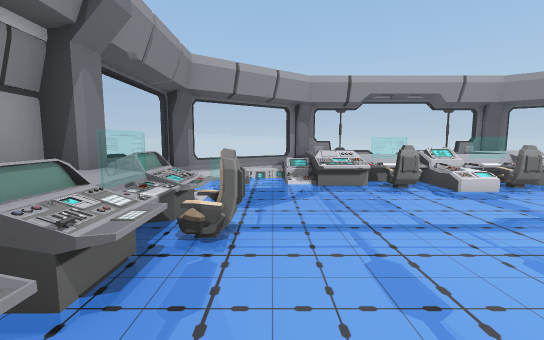
view 1 (above)

17 first-person views from a walk through a Unity game level. The camera is 1.3 m above the floor, tilts 6° down and sees 90° across. The floor is counted in squares, 1 m on a side. Each view is taken from the middle of a square. On the plan, view 1 faces up. The plan holds only what a view shows up to about 13 squares ahead; the rest is blank. The place goes on beyond the plan. The player is left out.

view 2
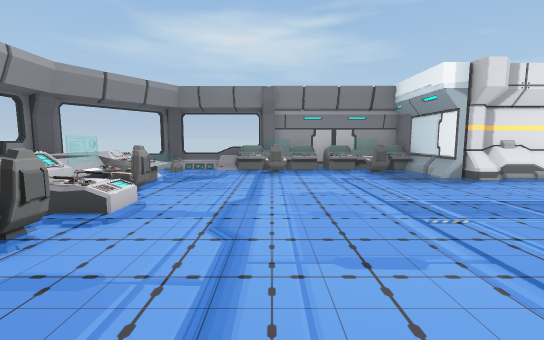

view 3
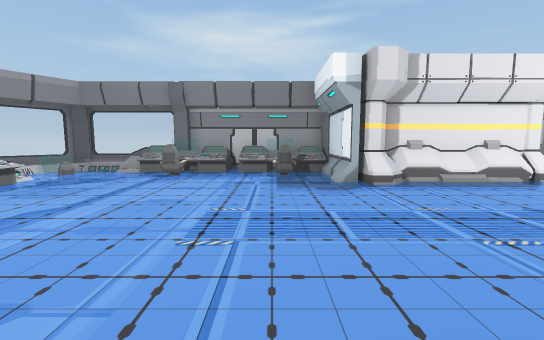

view 4
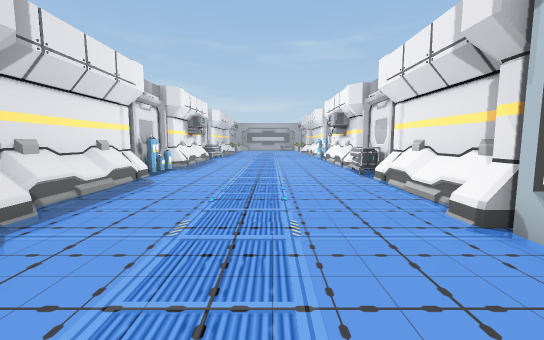

view 5
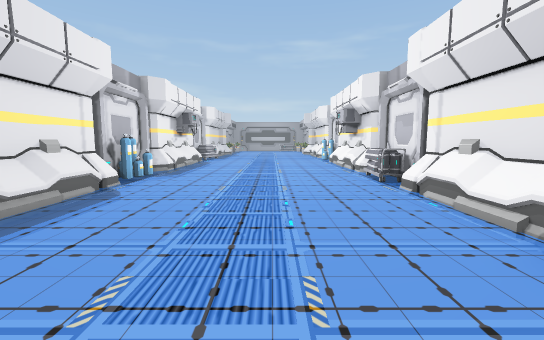

view 6
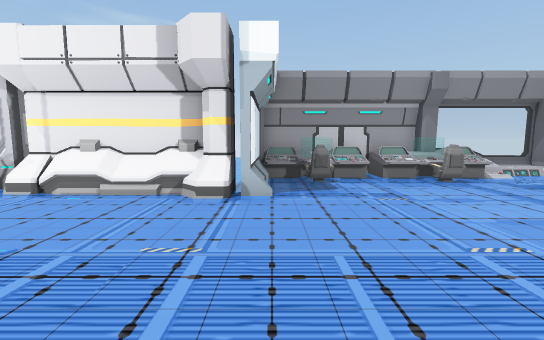

view 7
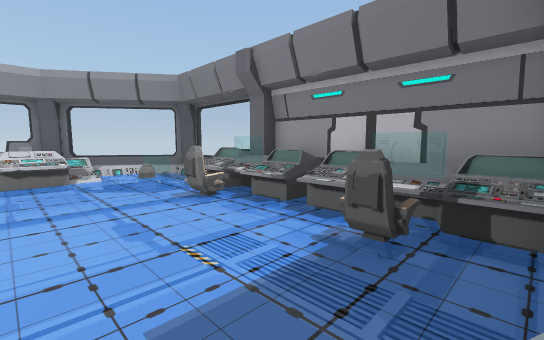

view 8
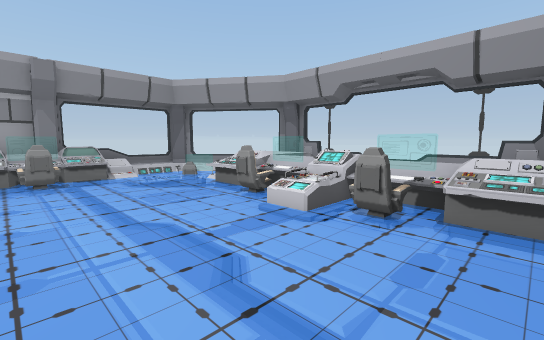

view 9
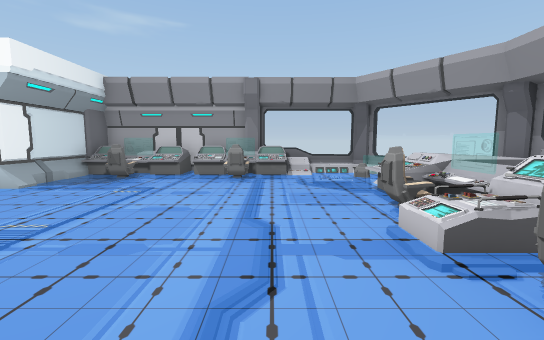

view 10
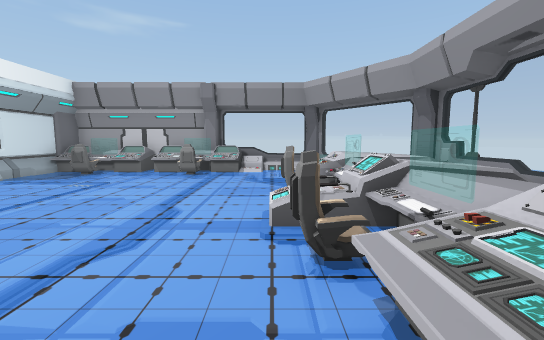

view 11
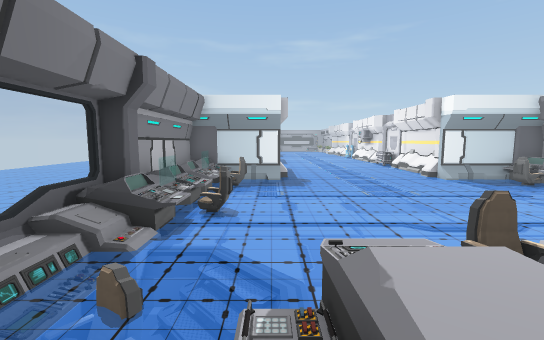

view 12
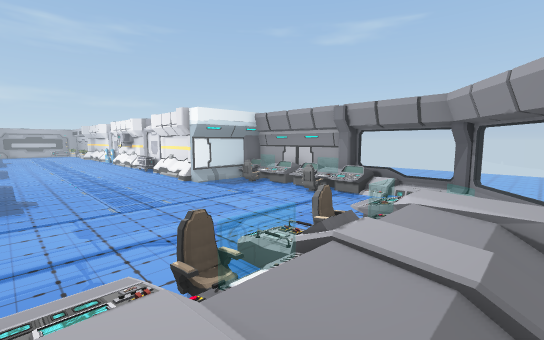

view 13
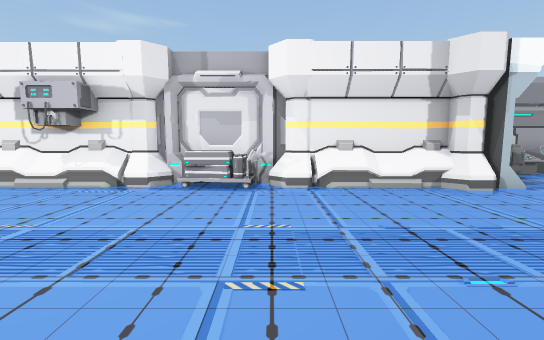

view 14
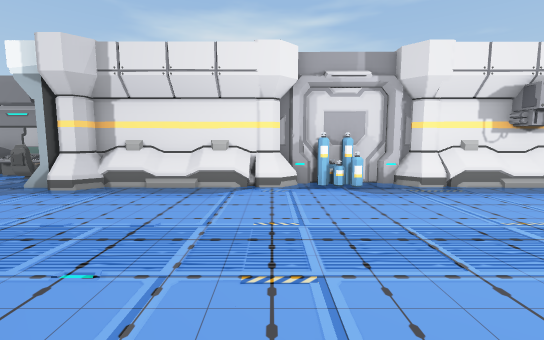

view 15
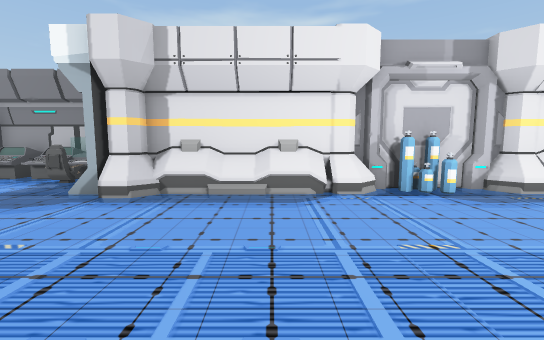

view 16
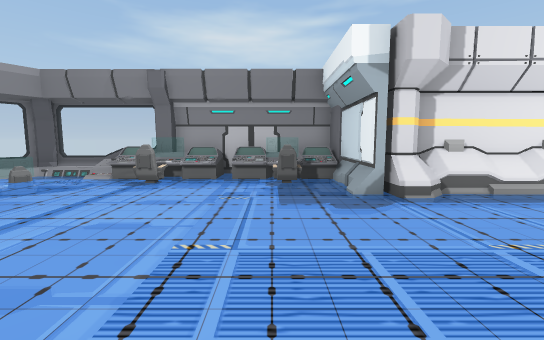

view 17
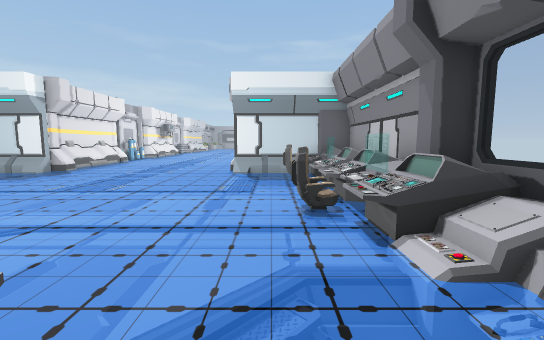

### Floor plan
Key: @ floor where view 1 was taken; # wall or solid block; . main floor; : floor 0.25 m higher than the main floor; + floor 0.5 m higher than the main floor; * floor 0.75 m higher than the main floor; % floor 1 m higher than the main floor; / step, stairs or slope; = window, fence, low wall or low ledge; ^ raised ledge; O other object.
Columns run from 4 left of view 1 to 14 right of it. Each row starts with its distance up from view 1.
 12     ##=#=====##
 11    ==+%//////%+=#
 10   =::/%/*//*/%//###
  9  #=..//==/===//..=#
  8  =.  .==#/=##/./ ##
  7  =......O//O......#
  6 =O/..............=#
  5  ##=............==#
  4  #=O...........O=##
  3  #=.............O##
  2  #==............==#
  1  ^^^............^^^
  0  ^^O@..........O^^^
 -1  ^^O.........../^^^
 -2  #^^//........//^^#
 -3   ===OO......O====
 -4      #........O
 -5      =........#
 -6      =........=
 -7      =........=
 -8      =........=
 -9     #O........O=
-10     #O.........#
-11     #O........O#
-12     #..........#
-13     =O........O#
-14     ##........#

Where each view was taken, in squares from view 1:
view 1: 0 up, 0 right, facing up
view 2: 4 up, 0 right, facing right
view 3: 0 up, 1 right, facing right
view 4: 1 up, 5 right, facing down
view 5: 1 down, 5 right, facing down
view 6: 2 down, 8 right, facing left
view 7: 2 down, 8 right, facing up-right
view 8: 3 up, 9 right, facing up-left
view 9: 5 up, 9 right, facing left
view 10: 7 up, 10 right, facing left
view 11: 11 up, 10 right, facing down
view 12: 11 up, 9 right, facing down-left
view 13: 9 down, 9 right, facing left
view 14: 9 down, 2 right, facing right
view 15: 7 down, 3 right, facing right
view 16: 0 up, 3 right, facing right
view 17: 9 up, 0 right, facing down
